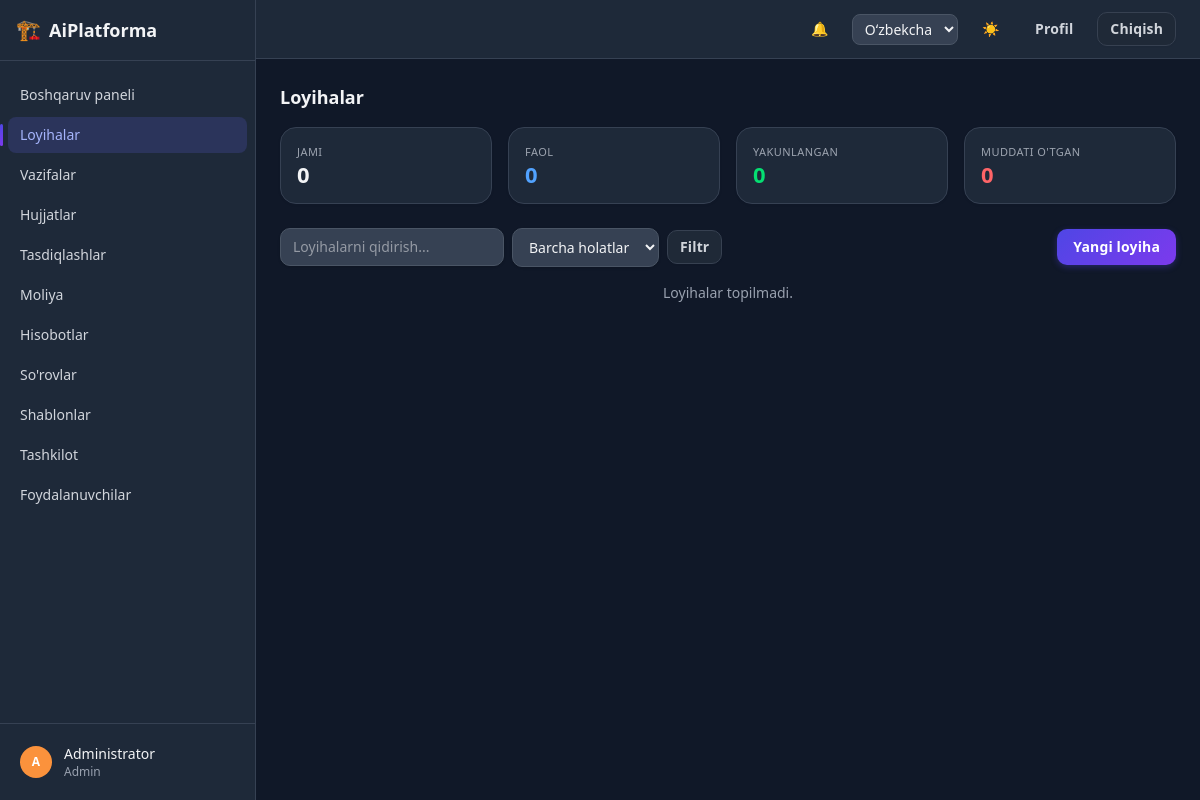
/projects/ (signed in), run on an earlier commit of the app's database.
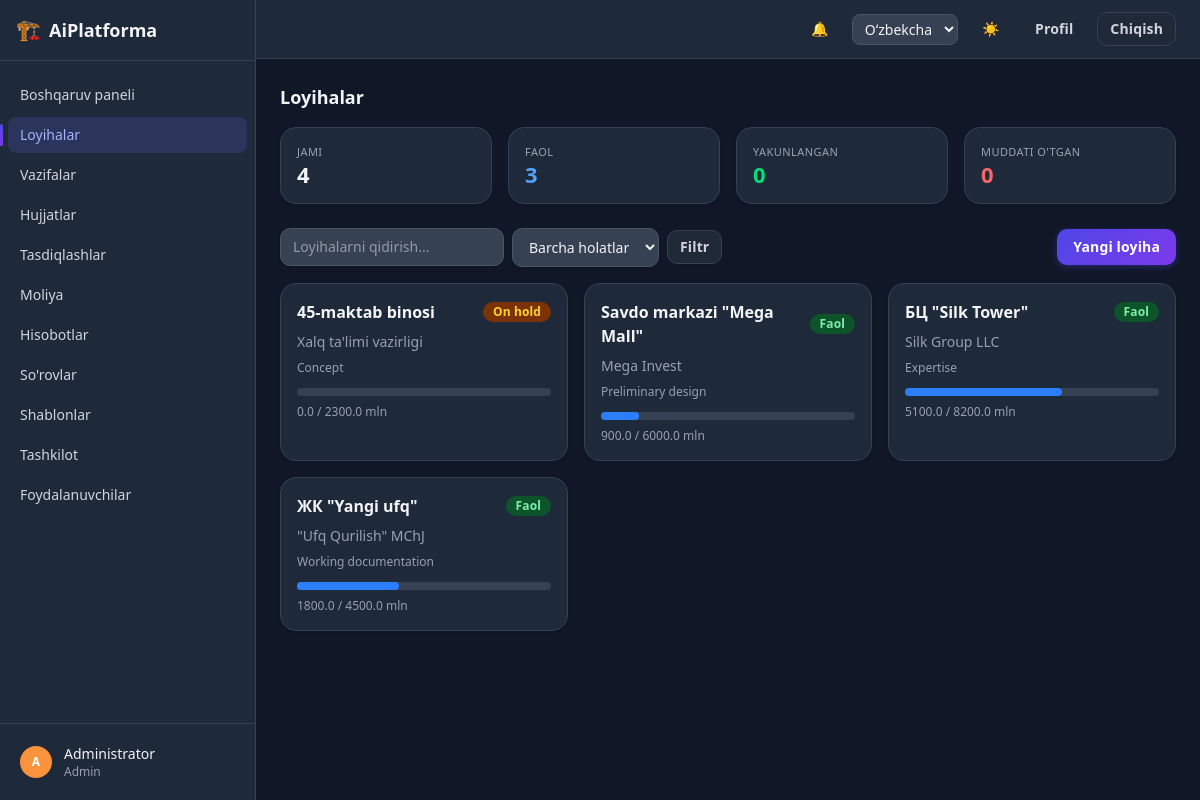
And on a later commit of the database.
### apps/projects/models.py (models this page shows, shortened)
class Project(models.Model):
    class Stage(models.TextChoices):
        CONCEPT = "concept", _("Concept")
        PRELIMINARY = "preliminary", _("Preliminary design")
        WORKING_DOCS = "working_docs", _("Working documentation")
        EXPERTISE = "expertise", _("Expertise")
        CONSTRUCTION = "construction", _("Construction")
    class Status(models.TextChoices):
        ACTIVE = "active", _("Active")
        ON_HOLD = "on_hold", _("On hold")
        COMPLETED = "completed", _("Completed")
        CANCELLED = "cancelled", _("Cancelled")
    id = models.UUIDField(primary_key=True, default=uuid.uuid4, editable=False)
    name = models.CharField(max_length=255)
    description = models.CharField(max_length=2000, blank=True, null=True)
    client_name = models.CharField(max_length=255, blank=True, null=True)
    client_contact = models.CharField(max_length=255, blank=True, null=True)
    address = models.CharField(max_length=500, blank=True, null=True)
    stage = models.CharField(max_length=20, choices=Stage.choices, default=Stage.CONCEPT)
    status = models.CharField(max_length=20, choices=Status.choices, default=Status.ACTIVE)
    start_date = models.DateField(blank=True, null=True)
    deadline = models.DateField(blank=True, null=True)
    budget = models.FloatField(default=0)
    paid_amount = models.FloatField(default=0)
    created_by = models.ForeignKey(
        settings.AUTH_USER_MODEL, on_delete=models.PROTECT, related_name="created_projects"
    )
    created_at = models.DateTimeField(auto_now_add=True)
    updated_at = models.DateTimeField(auto_now=True)
    class Meta:
        ordering = ["-created_at"]
    @property
    def paid_percentage(self):
        if not self.budget:
            return 0
        return min(100, round(self.paid_amount / self.budget * 100))

### apps/projects/views.py (the view)
# urls.py: path("", views.project_list, name="list"),
@login_required
def project_list(request):
    visible = visible_projects_for(request.user)
    projects = visible
    status = request.GET.get("status")
    if status:
        projects = projects.filter(status=status)
    search = request.GET.get("search")
    if search:
        projects = projects.filter(name__icontains=search)
    paginator = Paginator(projects, 12)
    page_obj = paginator.get_page(request.GET.get("page"))
    today = date.today()
    stat_cards = [
        {"label": _("Total"), "value": visible.count()},
        {"label": _("Active"), "value": visible.filter(status=Project.Status.ACTIVE).count(),
         "color": "text-blue-600 dark:text-blue-400"},
        {"label": _("Completed"), "value": visible.filter(status=Project.Status.COMPLETED).count(),
         "color": "text-green-600 dark:text-green-400"},
        {"label": _("Deadline passed"), "value": visible.filter(
            status=Project.Status.ACTIVE, deadline__lt=today).count(),
         "color": "text-red-600 dark:text-red-400"},
    ]
    return render(request, "projects/project_list.html", {
        "page_obj": page_obj,
        "status": status or "",
        "search": search or "",
        "statuses": Project.Status.choices,
        "can_create": can_create_project(request.user),
        "stat_cards": stat_cards,
    })

### apps/accounts/models.py (called while the page is built)
    def get_short_name(self):
        return self.full_name.split()[0] if self.full_name else self.email

### apps/core/context_processors.py (called while the page is built)
def dark_mode(request):
    return {"dark_mode": getattr(request, "dark_mode", True)}

### apps/core/templatetags/core_extras.py (called while the page is built)
@register.filter
def initials(name):
    if not name:
        return "?"
    parts = str(name).split()
    letters = "".join(p[0] for p in parts[:2] if p)
    return letters.upper() or "?"

@register.filter
def avatar_color(name):
    if not name:
        return _AVATAR_PALETTE[0]
    total = sum(ord(ch) for ch in str(name))
    return _AVATAR_PALETTE[total % len(_AVATAR_PALETTE)]

@register.filter
def millions(value):
    try:
        return f"{float(value) / 1_000_000:.1f}"
    except (TypeError, ValueError):
        return value

### apps/projects/permissions.py (called while the page is built)
def visible_projects_for(user):
    from .models import Project
    if user.is_superuser or user.role in (User.Role.ADMIN, User.Role.MANAGER):
        return Project.objects.all()
    return Project.objects.filter(
        Q(members__user=user)
        & (Q(members__expires_at__isnull=True) | Q(members__expires_at__gt=timezone.now()))
    ).distinct()

### apps/projects/templatetags/project_extras.py (called while the page is built)
@register.filter
def project_status_badge(status):
    return _BADGE_CLASSES[_STATUS_VARIANT.get(status, "default")]

### templates/projects/project_list.html (shortened to what this page needs)
{% extends "base.html" %}
{% load i18n core_extras project_extras %}
{% block page_title %}{% trans "Projects" %}{% endblock %}
{% block content %}
{% include "partials/stat_cards.html" %}
<div class="mb-4 flex flex-wrap items-center justify-between gap-3">
  <form method="get" class="flex flex-wrap items-center gap-2">
    <input type="text" name="search" value="{{ search }}" placeholder="{% trans 'Search projects...' %}" class="field-input w-56">
    <select name="status" onchange="this.form.submit()" class="field-input w-auto">
      <option value="">{% trans "All statuses" %}</option>
    </select>
    <button type="submit" class="btn btn-secondary btn-sm">{% trans "Filter" %}</button>
  </form>
  {% if can_create %}
    <a href="{% url 'projects:create' %}" class="btn btn-primary btn-md">{% trans "New project" %}</a>
  {% endif %}
</div>
<div class="grid grid-cols-1 gap-4 sm:grid-cols-2 lg:grid-cols-3">
  {% for project in page_obj %}
    <a href="{% url 'projects:detail' project.pk %}" class="card block p-4 hover:shadow-md">
      <div class="mb-2 flex items-center justify-between">
        <h3 class="font-semibold">{{ project.name }}</h3>
        <span class="{{ project.status|project_status_badge }}">{{ project.get_status_display }}</span>
      </div>
      <p class="mb-2 text-sm text-gray-500 dark:text-gray-400">{{ project.client_name|default:"—" }}</p>
      <p class="mb-3 text-xs text-gray-400">{{ project.get_stage_display }}</p>
      <div class="h-2 w-full rounded-full bg-gray-100 dark:bg-gray-700">
        <div class="h-2 rounded-full bg-blue-500" style="width: {{ project.paid_percentage }}%"></div>
      </div>
      <p class="mt-2 text-xs text-gray-500 dark:text-gray-400">
        {{ project.paid_amount|millions }} / {{ project.budget|millions }} {% trans "mln" %}
      </p>
    </a>
  {% empty %}
    <p class="col-span-full text-center text-sm text-gray-500 dark:text-gray-400">{% trans "No projects found." %}</p>
  {% endfor %}
</div>
{% endblock %}

What changed in the data, as far as the page shows it:
added Project: name "45-maktab binosi", status "On hold", client_name "Xalq ta'limi vazirligi", stage "Concept", paid_amount|millions "0.0", budget|millions "2300.0"
added Project: name "Savdo markazi \"Mega Mall\"", status "Faol", client_name "Mega Invest", stage "Preliminary design", paid_amount|millions "900.0", budget|millions "6000.0"
added Project: name "БЦ \"Silk Tower\"", status "Faol", client_name "Silk Group LLC", stage "Expertise", paid_amount|millions "5100.0", budget|millions "8200.0"
added Project: name "ЖК \"Yangi ufq\"", status "Faol", client_name "\"Ufq Qurilish\" MChJ", stage "Working documentation", paid_amount|millions "1800.0", budget|millions "4500.0"
Also different on the page:
new list line: "JAMI 4"
new list line: "FAOL 3"
list line gone: "JAMI 0"
list line gone: "FAOL 0"
text no longer shown: "Loyihalar topilmadi."
